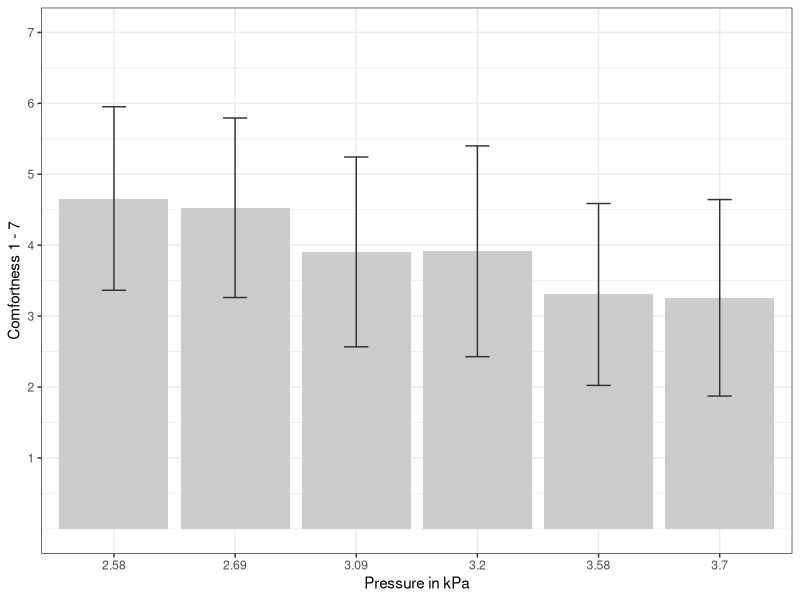
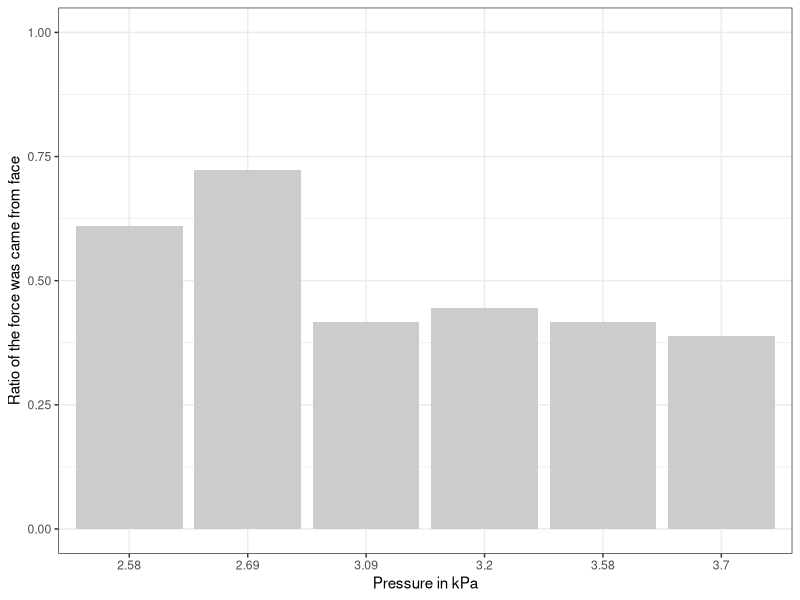

R code for these plots, in order:
# comfortness

setwd("~/Documents/_NILab_CrazyMotor/FacePush/DC MOTOR/Document/Other/")
dir()
dta <- read.table("./comfortness-pilot.csv", sep = ',', header = TRUE)


library(dplyr)
dta$pressure <- as.factor(dta$pressure)
table(dta$pressure)
dta_barplot <- dta %>% group_by(pressure) %>% 
  summarise(m_comfort = mean(comfortness),
            std_comfort = sd(comfortness),
            m_face = mean(from_face),
            std_face = sd(from_face))

# note, change x labels (6 forces), y label?
library(ggplot2)
ggplot(dta_barplot, aes(x = pressure, y = m_comfort)) +
  geom_bar(stat = "identity", fill = "gray80") +
  geom_errorbar(aes(ymin = m_comfort - std_comfort,
                    ymax = m_comfort + std_comfort),
                width = .2, color = "gray20") +
  theme_bw() +
  labs(x = "Pressure in kPa", y = "Comfortness 1 - 7") +
  scale_y_continuous(limits = c(0, 7), breaks = seq(1, 7, 1))

ggplot(dta_barplot, aes(x = pressure, y = m_face)) +
  geom_bar(stat = "identity", fill = "gray80") +
  theme_bw() +
  labs(x = "Pressure in kPa", y = "Ratio of the force was came from face") +
  scale_y_continuous(limits = c(0, 1), breaks = seq(0, 1, 0.25))
  geom_bar(stat = "identity")
